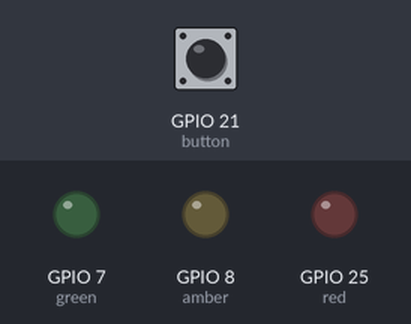
The program below on a simulated Raspberry Pi (BCM pin numbers). Parts: output pins drawn as LEDs (lit = HIGH). The inputs (shaded band) are chosen by the test bench; at power-on: GPIO 21 (button) HIGH.

Above: at 1.2 s.
1.3 s: GPIO 21 (button) pulled LOW for 0.15 s
At 2.7 s:
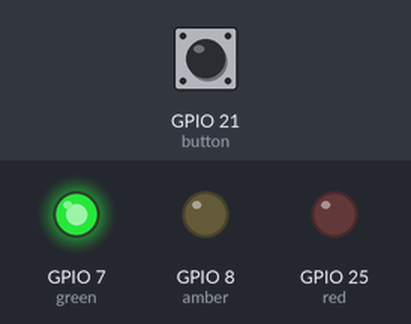
At 7.7 s:
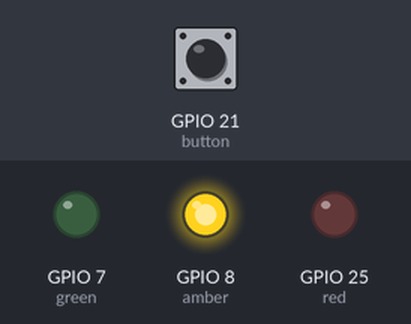
Timing chart, 0 to 14.8 s (numbered marks = the images above; inputs shaded):
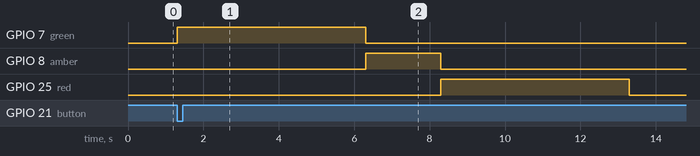

Measured:
- after the input at 1.3 s, GPIO 7 (green): LOW → HIGH at once, → LOW 5.0 s later; GPIO 8 (amber): LOW → HIGH after 5.0 s, → LOW 2.0 s later; GPIO 25 (red): LOW → HIGH after 7.0 s, → LOW 5.0 s later

The program:

traffic_light.py
```python
from gpiozero import TrafficLights, Button
import time
# TrafficLights(red, amber, green)
lights = TrafficLights(25, 8, 7)
button = Button(21, pull_up=True)  # button to GND, internal pull-up

GREEN_TIME = 5
AMBER_TIME = 2
RED_TIME   = 5

def all_off():
    lights.red.off(); lights.amber.off(); lights.green.off()

def run_cycle():
    # Green
    lights.green.on()
    time.sleep(GREEN_TIME)
    lights.green.off()

    # Amber
    lights.amber.on()
    time.sleep(AMBER_TIME)
    lights.amber.off()

    # Red
    lights.red.on()
    time.sleep(RED_TIME)
    lights.red.off()

if __name__ == "__main__":
    try:
        all_off()
        # Each press launches the cycle (non-blocking handler calls a blocking function — that’s okay here)
        button.when_pressed = run_cycle
        while True:
            time.sleep(0.1)
    except KeyboardInterrupt:
        pass
    finally:
        all_off()
```
